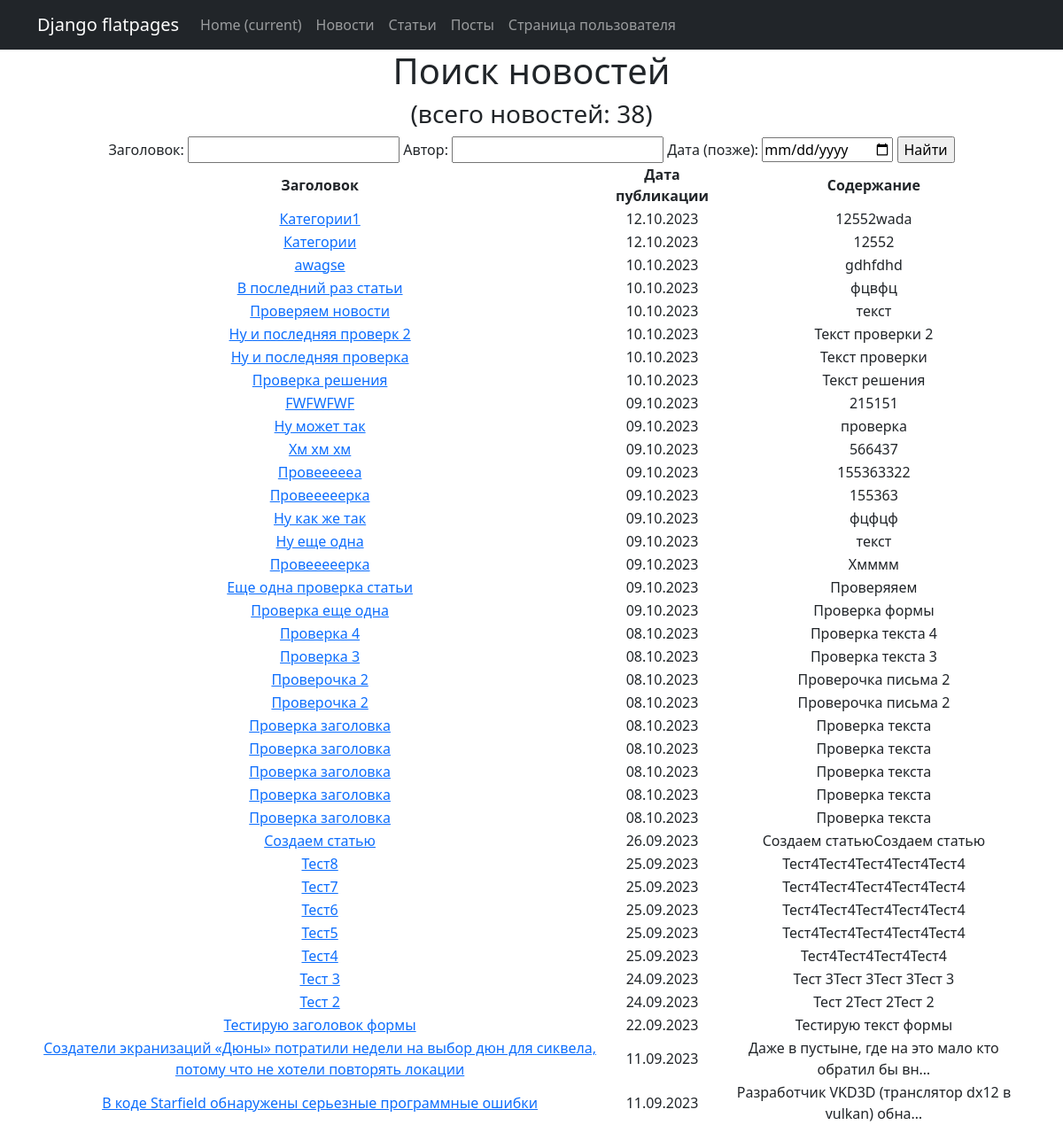
The app's page /news/search/ with its own data.
### News/models.py (models this page shows, shortened)
class Post(models.Model):
    author = models.ForeignKey(Author, on_delete=models.CASCADE)
    type = models.BooleanField()
    time_create = models.DateTimeField(auto_now_add=True)
    category = models.ManyToManyField(Category, through='PostCategory')
    title = models.CharField(max_length=100)
    text = models.TextField()
    mat_rating = models.IntegerField(default=0)
    def get_absolute_url(self):
        return reverse('post_detail', args=[str(self.id)])

### News/views.py (the view)
# urls.py: path('news/search/', NewsSearch.as_view(), name='news_search'),
class NewsSearch(ListView):
    model = Post
    template_name = 'news_search.html'
    context_object_name = 'news_search'
    ordering = ['-time_create']
    def get_context_data(self, **kwargs):
        context = super().get_context_data(**kwargs)
        context['filter'] = NewsFilter(self.request.GET, queryset=self.get_queryset())
        return context

### News/templatetags/custom_filters.py (called while the page is built)
@register.filter()
def censor(text: str):
    censor_list = [
        'убить',
        'уничтожить',
        'ненавижу',
    ]
    words_list = text.split(' ')
    for i, word in enumerate(words_list):
        if word in censor_list:
            words_list[i] = ''.join([word[0], '*' * (len(word) - 1)])
    words_list = ' '.join(words_list)
    return words_list

### templates/news_search.html (shortened to what this page needs)
{% extends 'flatpages/default.html' %}
{% load custom_filters %}
{% block content %}
<h1>Поиск новостей</h1>
<h3>(всего новостей: {{ news_search|length }})</h3>
<form method='GET'>
    {{ filter.form }}
    <input type='submit' value='Найти'>
</form>
<table>
    <thead>
        <th>
            Заголовок
        </th>
        <th>
            Дата публикации
        </th>
        <th>
            Содержание
        </th>
    </thead>
    {% for post in filter.qs %}
        <tr>
            <td>
                <a href="{{ post.get_absolute_url }}">{{ post.title|censor }}</a>
            </td>
            <td>
                {{ post.time_create|date:'d.m.Y' }}
            </td>
            <td>
                {{ post.text|truncatechars:50|censor }}
            </td>
        </tr>
    {% endfor %}
{% endblock content %}

### records on screen
Post: title|censor "Категории1", time_create "12.10.2023", text|censor "12552wada"
Post: title|censor "Категории", time_create "12.10.2023", text|censor "12552"
Post: title|censor "awagse", time_create "10.10.2023", text|censor "gdhfdhd"
Post: title|censor "В последний раз статьи", time_create "10.10.2023", text|censor "фцвфц"
Post: title|censor "Проверяем новости", time_create "10.10.2023", text|censor "текст"
Post: title|censor "Ну и последняя проверк 2", time_create "10.10.2023", text|censor "Текст проверки 2"
Post: title|censor "Ну и последняя проверка", time_create "10.10.2023", text|censor "Текст проверки"
Post: title|censor "Проверка решения", time_create "10.10.2023", text|censor "Текст решения"
Post: title|censor "FWFWFWF", time_create "09.10.2023", text|censor "215151"
Post: title|censor "Ну может так", time_create "09.10.2023", text|censor "проверка"
Post: title|censor "Хм хм хм", time_create "09.10.2023", text|censor "566437"
Post: title|censor "Провеееееа", time_create "09.10.2023", text|censor "155363322"
Post: title|censor "Провееееерка", time_create "09.10.2023", text|censor "155363"
Post: title|censor "Ну как же так", time_create "09.10.2023", text|censor "фцфцф"
Post: title|censor "Ну еще одна", time_create "09.10.2023", text|censor "текст"
Post: title|censor "Провееееерка", time_create "09.10.2023", text|censor "Хмммм"
Post: title|censor "Еще одна проверка статьи", time_create "09.10.2023", text|censor "Проверяяем"
Post: title|censor "Проверка еще одна", time_create "09.10.2023", text|censor "Проверка формы"
Post: title|censor "Проверка 4", time_create "08.10.2023", text|censor "Проверка текста 4"
Post: title|censor "Проверка 3", time_create "08.10.2023", text|censor "Проверка текста 3"
Post: title|censor "Проверочка 2", time_create "08.10.2023", text|censor "Проверочка письма 2"
Post: title|censor "Проверочка 2", time_create "08.10.2023", text|censor "Проверочка письма 2"
Post: title|censor "Проверка заголовка", time_create "08.10.2023", text|censor "Проверка текста"
Post: title|censor "Проверка заголовка", time_create "08.10.2023", text|censor "Проверка текста"
Post: title|censor "Проверка заголовка", time_create "08.10.2023", text|censor "Проверка текста"
Post: title|censor "Проверка заголовка", time_create "08.10.2023", text|censor "Проверка текста"
Post: title|censor "Проверка заголовка", time_create "08.10.2023", text|censor "Проверка текста"
Post: title|censor "Создаем статью", time_create "26.09.2023", text|censor "Создаем статьюСоздаем статью"
Post: title|censor "Тест8", time_create "25.09.2023", text|censor "Тест4Тест4Тест4Тест4Тест4"
Post: title|censor "Тест7", time_create "25.09.2023", text|censor "Тест4Тест4Тест4Тест4Тест4"
Post: title|censor "Тест6", time_create "25.09.2023", text|censor "Тест4Тест4Тест4Тест4Тест4"
Post: title|censor "Тест5", time_create "25.09.2023", text|censor "Тест4Тест4Тест4Тест4Тест4"
Post: title|censor "Тест4", time_create "25.09.2023", text|censor "Тест4Тест4Тест4Тест4"
Post: title|censor "Тест 3", time_create "24.09.2023", text|censor "Тест 3Тест 3Тест 3Тест 3"
Post: title|censor "Тест 2", time_create "24.09.2023", text|censor "Тест 2Тест 2Тест 2"
Post: title|censor "Тестирую заголовок формы", time_create "22.09.2023", text|censor "Тестирую текст формы"
Post: title|censor "Создатели экранизаций «Дюны» потратили недели на выбор дюн для сиквела, потому что не хотели повторять локации", time_create "11.09.2023", text|censor "Даже в пустыне, где на это мало кто обратил бы вн…"
Post: title|censor "В коде Starfield обнаружены серьезные программные ошибки", time_create "11.09.2023", text|censor "Разработчик VKD3D (транслятор dx12 в vulkan) обна…"

### other values on screen
{{ news_search|length }} "38"
